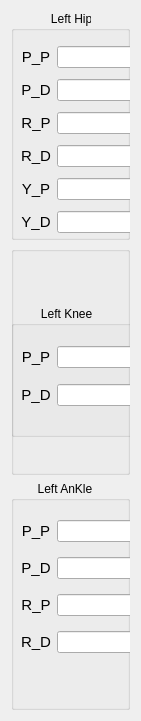
             <widget class="QWidget" name="layoutWidget">
              <property name="geometry">
               <rect>
                <x>450</x>
                <y>10</y>
                <width>141</width>
                <height>721</height>
               </rect>
              </property>
              <layout class="QVBoxLayout" name="verticalLayout_2">
               <item>
                <widget class="QGroupBox" name="groupBox_10">
                 <property name="title">
                  <string>            Left Hip</string>
                 </property>
                 <widget class="QWidget" name="gridLayoutWidget_9">
                  <property name="geometry">
                   <rect>
                    <x>10</x>
                    <y>30</y>
                    <width>121</width>
                    <height>201</height>
                   </rect>
                  </property>
                  <layout class="QGridLayout" name="gridLayout_9">
                   <item row="4" column="1">
                    <widget class="QLineEdit" name="joint_l_leg_hip_y_p_gain"/>
                   </item>
                   <item row="0" column="0">
                    <widget class="QLabel" name="label_146">
                     <property name="font">
                      <font>
                       <family>Ubuntu</family>
                       <pointsize>24</pointsize>
                       <weight>50</weight>
                       <bold>false</bold>
                      </font>
                     </property>
                     <property name="frameShape">
                      <enum>QFrame::NoFrame</enum>
                     </property>
                     <property name="text">
                      <string>&lt;!DOCTYPE HTML PUBLIC &quot;-//W3C//DTD HTML 4.0//EN&quot; &quot;http://www.w3.org/TR/REC-html40/strict.dtd&quot;&gt;
&lt;html&gt;&lt;head&gt;&lt;meta name=&quot;qrichtext&quot; content=&quot;1&quot; /&gt;&lt;style type=&quot;text/css&quot;&gt;
p, li { white-space: pre-wrap; }
&lt;/style&gt;&lt;/head&gt;&lt;body style=&quot; font-family:'Ubuntu'; font-size:24pt; font-weight:400; font-style:normal;&quot;&gt;
&lt;p align=&quot;center&quot; style=&quot; margin-top:12px; margin-bottom:12px; margin-left:0px; margin-right:0px; -qt-block-indent:0; text-indent:0px;&quot;&gt;&lt;span style=&quot; font-size:11pt;&quot;&gt;P_P&lt;/span&gt;&lt;/p&gt;&lt;/body&gt;&lt;/html&gt;</string>
                     </property>
                     <property name="textFormat">
                      <enum>Qt::AutoText</enum>
                     </property>
                     <property name="margin">
                      <number>0</number>
                     </property>
                    </widget>
                   </item>
                   <item row="1" column="0">
                    <widget class="QLabel" name="label_147">
                     <property name="font">
                      <font>
                       <family>Ubuntu</family>
                       <pointsize>24</pointsize>
                       <weight>50</weight>
                       <bold>false</bold>
                      </font>
                     </property>
                     <property name="frameShape">
                      <enum>QFrame::NoFrame</enum>
                     </property>
                     <property name="text">
                      <string>&lt;!DOCTYPE HTML PUBLIC &quot;-//W3C//DTD HTML 4.0//EN&quot; &quot;http://www.w3.org/TR/REC-html40/strict.dtd&quot;&gt;
&lt;html&gt;&lt;head&gt;&lt;meta name=&quot;qrichtext&quot; content=&quot;1&quot; /&gt;&lt;style type=&quot;text/css&quot;&gt;
p, li { white-space: pre-wrap; }
&lt;/style&gt;&lt;/head&gt;&lt;body style=&quot; font-family:'Ubuntu'; font-size:24pt; font-weight:400; font-style:normal;&quot;&gt;
&lt;p align=&quot;center&quot; style=&quot; margin-top:12px; margin-bottom:12px; margin-left:0px; margin-right:0px; -qt-block-indent:0; text-indent:0px;&quot;&gt;&lt;span style=&quot; font-size:11pt;&quot;&gt;P_D&lt;/span&gt;&lt;/p&gt;&lt;/body&gt;&lt;/html&gt;</string>
                     </property>
                     <property name="textFormat">
                      <enum>Qt::AutoText</enum>
                     </property>
                     <property name="margin">
                      <number>0</number>
                     </property>
                    </widget>
                   </item>
                   <item row="2" column="0">
                    <widget class="QLabel" name="label_148">
                     <property name="font">
                      <font>
                       <family>Ubuntu</family>
                       <pointsize>24</pointsize>
                       <weight>50</weight>
                       <bold>false</bold>
                      </font>
                     </property>
                     <property name="frameShape">
                      <enum>QFrame::NoFrame</enum>
                     </property>
                     <property name="text">
                      <string>&lt;!DOCTYPE HTML PUBLIC &quot;-//W3C//DTD HTML 4.0//EN&quot; &quot;http://www.w3.org/TR/REC-html40/strict.dtd&quot;&gt;
&lt;html&gt;&lt;head&gt;&lt;meta name=&quot;qrichtext&quot; content=&quot;1&quot; /&gt;&lt;style type=&quot;text/css&quot;&gt;
p, li { white-space: pre-wrap; }
&lt;/style&gt;&lt;/head&gt;&lt;body style=&quot; font-family:'Ubuntu'; font-size:24pt; font-weight:400; font-style:normal;&quot;&gt;
&lt;p align=&quot;center&quot; style=&quot; margin-top:12px; margin-bottom:12px; margin-left:0px; margin-right:0px; -qt-block-indent:0; text-indent:0px;&quot;&gt;&lt;span style=&quot; font-size:11pt;&quot;&gt;R_P&lt;/span&gt;&lt;/p&gt;&lt;/body&gt;&lt;/html&gt;</string>
                     </property>
                     <property name="textFormat">
                      <enum>Qt::AutoText</enum>
                     </property>
                     <property name="margin">
                      <number>0</number>
                     </property>
                    </widget>
                   </item>
                   <item row="3" column="0">
                    <widget class="QLabel" name="label_149">
                     <property name="font">
                      <font>
                       <family>Ubuntu</family>
                       <pointsize>24</pointsize>
                       <weight>50</weight>
                       <bold>false</bold>
                      </font>
                     </property>
                     <property name="frameShape">
                      <enum>QFrame::NoFrame</enum>
                     </property>
                     <property name="text">
                      <string>&lt;!DOCTYPE HTML PUBLIC &quot;-//W3C//DTD HTML 4.0//EN&quot; &quot;http://www.w3.org/TR/REC-html40/strict.dtd&quot;&gt;
&lt;html&gt;&lt;head&gt;&lt;meta name=&quot;qrichtext&quot; content=&quot;1&quot; /&gt;&lt;style type=&quot;text/css&quot;&gt;
p, li { white-space: pre-wrap; }
&lt;/style&gt;&lt;/head&gt;&lt;body style=&quot; font-family:'Ubuntu'; font-size:24pt; font-weight:400; font-style:normal;&quot;&gt;
&lt;p align=&quot;center&quot; style=&quot; margin-top:12px; margin-bottom:12px; margin-left:0px; margin-right:0px; -qt-block-indent:0; text-indent:0px;&quot;&gt;&lt;span style=&quot; font-size:11pt;&quot;&gt;R_D&lt;/span&gt;&lt;/p&gt;&lt;/body&gt;&lt;/html&gt;</string>
                     </property>
                     <property name="textFormat">
                      <enum>Qt::AutoText</enum>
                     </property>
                     <property name="margin">
                      <number>0</number>
                     </property>
                    </widget>
                   </item>
                   <item row="0" column="1">
                    <widget class="QLineEdit" name="joint_l_leg_hip_p_p_gain"/>
                   </item>
                   <item row="1" column="1">
                    <widget class="QLineEdit" name="joint_l_leg_hip_p_d_gain"/>
                   </item>
                   <item row="2" column="1">
                    <widget class="QLineEdit" name="joint_l_leg_hip_r_p_gain"/>
                   </item>
                   <item row="3" column="1">
                    <widget class="QLineEdit" name="joint_l_leg_hip_r_d_gain"/>
                   </item>
                   <item row="4" column="0">
                    <widget class="QLabel" name="label_150">
                     <property name="font">
                      <font>
                       <family>Ubuntu</family>
                       <pointsize>24</pointsize>
                       <weight>50</weight>
                       <bold>false</bold>
                      </font>
                     </property>
                     <property name="frameShape">
                      <enum>QFrame::NoFrame</enum>
                     </property>
                     <property name="text">
                      <string>&lt;!DOCTYPE HTML PUBLIC &quot;-//W3C//DTD HTML 4.0//EN&quot; &quot;http://www.w3.org/TR/REC-html40/strict.dtd&quot;&gt;
&lt;html&gt;&lt;head&gt;&lt;meta name=&quot;qrichtext&quot; content=&quot;1&quot; /&gt;&lt;style type=&quot;text/css&quot;&gt;
p, li { white-space: pre-wrap; }
&lt;/style&gt;&lt;/head&gt;&lt;body style=&quot; font-family:'Ubuntu'; font-size:24pt; font-weight:400; font-style:normal;&quot;&gt;
&lt;p align=&quot;center&quot; style=&quot; margin-top:12px; margin-bottom:12px; margin-left:0px; margin-right:0px; -qt-block-indent:0; text-indent:0px;&quot;&gt;&lt;span style=&quot; font-size:11pt;&quot;&gt;Y_P&lt;/span&gt;&lt;/p&gt;&lt;/body&gt;&lt;/html&gt;</string>
                     </property>
                     <property name="textFormat">
                      <enum>Qt::AutoText</enum>
                     </property>
                     <property name="margin">
                      <number>0</number>
                     </property>
                    </widget>
                   </item>
                   <item row="5" column="0">
                    <widget class="QLabel" name="label_151">
                     <property name="font">
                      <font>
                       <family>Ubuntu</family>
                       <pointsize>24</pointsize>
                       <weight>50</weight>
                       <bold>false</bold>
                      </font>
                     </property>
                     <property name="frameShape">
                      <enum>QFrame::NoFrame</enum>
                     </property>
                     <property name="text">
                      <string>&lt;!DOCTYPE HTML PUBLIC &quot;-//W3C//DTD HTML 4.0//EN&quot; &quot;http://www.w3.org/TR/REC-html40/strict.dtd&quot;&gt;
&lt;html&gt;&lt;head&gt;&lt;meta name=&quot;qrichtext&quot; content=&quot;1&quot; /&gt;&lt;style type=&quot;text/css&quot;&gt;
p, li { white-space: pre-wrap; }
&lt;/style&gt;&lt;/head&gt;&lt;body style=&quot; font-family:'Ubuntu'; font-size:24pt; font-weight:400; font-style:normal;&quot;&gt;
&lt;p align=&quot;center&quot; style=&quot; margin-top:12px; margin-bottom:12px; margin-left:0px; margin-right:0px; -qt-block-indent:0; text-indent:0px;&quot;&gt;&lt;span style=&quot; font-size:11pt;&quot;&gt;Y_D&lt;/span&gt;&lt;/p&gt;&lt;/body&gt;&lt;/html&gt;</string>
                     </property>
                     <property name="textFormat">
                      <enum>Qt::AutoText</enum>
                     </property>
                     <property name="margin">
                      <number>0</number>
                     </property>
                    </widget>
                   </item>
                   <item row="5" column="1">
                    <widget class="QLineEdit" name="joint_l_leg_hip_y_d_gain"/>
                   </item>
                  </layout>
                 </widget>
                </widget>
               </item>
               <item>
                <widget class="QGroupBox" name="groupBox_12">
                 <property name="title">
                  <string/>
                 </property>
                 <widget class="QGroupBox" name="groupBox_16">
                  <property name="geometry">
                   <rect>
                    <x>0</x>
                    <y>60</y>
                    <width>141</width>
                    <height>131</height>
                   </rect>
                  </property>
                  <property name="title">
                   <string>         Left Knee</string>
                  </property>
                  <widget class="QWidget" name="gridLayoutWidget_13">
                   <property name="geometry">
                    <rect>
                     <x>10</x>
                     <y>30</y>
                     <width>121</width>
                     <height>81</height>
                    </rect>
                   </property>
                   <layout class="QGridLayout" name="gridLayout_13">
                    <item row="1" column="0">
                     <widget class="QLabel" name="label_164">
                      <property name="font">
                       <font>
                        <family>Ubuntu</family>
                        <pointsize>24</pointsize>
                        <weight>50</weight>
                        <bold>false</bold>
                       </font>
                      </property>
                      <property name="frameShape">
                       <enum>QFrame::NoFrame</enum>
                      </property>
                      <property name="text">
                       <string>&lt;!DOCTYPE HTML PUBLIC &quot;-//W3C//DTD HTML 4.0//EN&quot; &quot;http://www.w3.org/TR/REC-html40/strict.dtd&quot;&gt;
&lt;html&gt;&lt;head&gt;&lt;meta name=&quot;qrichtext&quot; content=&quot;1&quot; /&gt;&lt;style type=&quot;text/css&quot;&gt;
p, li { white-space: pre-wrap; }
&lt;/style&gt;&lt;/head&gt;&lt;body style=&quot; font-family:'Ubuntu'; font-size:24pt; font-weight:400; font-style:normal;&quot;&gt;
&lt;p align=&quot;center&quot; style=&quot; margin-top:12px; margin-bottom:12px; margin-left:0px; margin-right:0px; -qt-block-indent:0; text-indent:0px;&quot;&gt;&lt;span style=&quot; font-size:11pt;&quot;&gt;P_D&lt;/span&gt;&lt;/p&gt;&lt;/body&gt;&lt;/html&gt;</string>
                      </property>
                      <property name="textFormat">
                       <enum>Qt::AutoText</enum>
                      </property>
                      <property name="margin">
                       <number>0</number>
                      </property>
                     </widget>
                    </item>
                    <item row="1" column="1">
                     <widget class="QLineEdit" name="joint_l_leg_kn_p_d_gain"/>
                    </item>
                    <item row="0" column="0">
                     <widget class="QLabel" name="label_165">
                      <property name="font">
                       <font>
                        <family>Ubuntu</family>
                        <pointsize>24</pointsize>
                        <weight>50</weight>
                        <bold>false</bold>
                       </font>
                      </property>
                      <property name="frameShape">
                       <enum>QFrame::NoFrame</enum>
                      </property>
                      <property name="text">
                       <string>&lt;!DOCTYPE HTML PUBLIC &quot;-//W3C//DTD HTML 4.0//EN&quot; &quot;http://www.w3.org/TR/REC-html40/strict.dtd&quot;&gt;
&lt;html&gt;&lt;head&gt;&lt;meta name=&quot;qrichtext&quot; content=&quot;1&quot; /&gt;&lt;style type=&quot;text/css&quot;&gt;
p, li { white-space: pre-wrap; }
&lt;/style&gt;&lt;/head&gt;&lt;body style=&quot; font-family:'Ubuntu'; font-size:24pt; font-weight:400; font-style:normal;&quot;&gt;
&lt;p align=&quot;center&quot; style=&quot; margin-top:12px; margin-bottom:12px; margin-left:0px; margin-right:0px; -qt-block-indent:0; text-indent:0px;&quot;&gt;&lt;span style=&quot; font-size:11pt;&quot;&gt;P_P&lt;/span&gt;&lt;/p&gt;&lt;/body&gt;&lt;/html&gt;</string>
                      </property>
                      <property name="textFormat">
                       <enum>Qt::AutoText</enum>
                      </property>
                      <property name="margin">
                       <number>0</number>
                      </property>
                     </widget>
                    </item>
                    <item row="0" column="1">
                     <widget class="QLineEdit" name="joint_l_leg_kn_p_p_gain"/>
                    </item>
                   </layout>
                  </widget>
                 </widget>
                </widget>
               </item>
               <item>
                <widget class="QGroupBox" name="groupBox_14">
                 <property name="title">
                  <string>        Left AnKle</string>
                 </property>
                 <widget class="QWidget" name="gridLayoutWidget_11">
                  <property name="geometry">
                   <rect>
                    <x>10</x>
                    <y>30</y>
                    <width>121</width>
                    <height>151</height>
                   </rect>
                  </property>
                  <layout class="QGridLayout" name="gridLayout_11">
                   <item row="0" column="1">
                    <widget class="QLineEdit" name="joint_l_leg_an_p_p_gain"/>
                   </item>
                   <item row="3" column="0">
                    <widget class="QLabel" name="label_156">
                     <property name="font">
                      <font>
                       <family>Ubuntu</family>
                       <pointsize>24</pointsize>
                       <weight>50</weight>
                       <bold>false</bold>
                      </font>
                     </property>
                     <property name="frameShape">
                      <enum>QFrame::NoFrame</enum>
                     </property>
                     <property name="text">
                      <string>&lt;!DOCTYPE HTML PUBLIC &quot;-//W3C//DTD HTML 4.0//EN&quot; &quot;http://www.w3.org/TR/REC-html40/strict.dtd&quot;&gt;
&lt;html&gt;&lt;head&gt;&lt;meta name=&quot;qrichtext&quot; content=&quot;1&quot; /&gt;&lt;style type=&quot;text/css&quot;&gt;
p, li { white-space: pre-wrap; }
&lt;/style&gt;&lt;/head&gt;&lt;body style=&quot; font-family:'Ubuntu'; font-size:24pt; font-weight:400; font-style:normal;&quot;&gt;
&lt;p align=&quot;center&quot; style=&quot; margin-top:12px; margin-bottom:12px; margin-left:0px; margin-right:0px; -qt-block-indent:0; text-indent:0px;&quot;&gt;&lt;span style=&quot; font-size:11pt;&quot;&gt;R_D&lt;/span&gt;&lt;/p&gt;&lt;/body&gt;&lt;/html&gt;</string>
                     </property>
                     <property name="textFormat">
                      <enum>Qt::AutoText</enum>
                     </property>
                     <property name="margin">
                      <number>0</number>
                     </property>
                    </widget>
                   </item>
                   <item row="2" column="0">
                    <widget class="QLabel" name="label_157">
                     <property name="font">
                      <font>
                       <family>Ubuntu</family>
                       <pointsize>24</pointsize>
                       <weight>50</weight>
                       <bold>false</bold>
                      </font>
                     </property>
                     <property name="frameShape">
                      <enum>QFrame::NoFrame</enum>
                     </property>
                     <property name="text">
                      <string>&lt;!DOCTYPE HTML PUBLIC &quot;-//W3C//DTD HTML 4.0//EN&quot; &quot;http://www.w3.org/TR/REC-html40/strict.dtd&quot;&gt;
&lt;html&gt;&lt;head&gt;&lt;meta name=&quot;qrichtext&quot; content=&quot;1&quot; /&gt;&lt;style type=&quot;text/css&quot;&gt;
p, li { white-space: pre-wrap; }
&lt;/style&gt;&lt;/head&gt;&lt;body style=&quot; font-family:'Ubuntu'; font-size:24pt; font-weight:400; font-style:normal;&quot;&gt;
&lt;p align=&quot;center&quot; style=&quot; margin-top:12px; margin-bottom:12px; margin-left:0px; margin-right:0px; -qt-block-indent:0; text-indent:0px;&quot;&gt;&lt;span style=&quot; font-size:11pt;&quot;&gt;R_P&lt;/span&gt;&lt;/p&gt;&lt;/body&gt;&lt;/html&gt;</string>
                     </property>
                     <property name="textFormat">
                      <enum>Qt::AutoText</enum>
                     </property>
                     <property name="margin">
                      <number>0</number>
                     </property>
                    </widget>
                   </item>
                   <item row="3" column="1">
                    <widget class="QLineEdit" name="joint_l_leg_an_r_d_gain"/>
                   </item>
                   <item row="1" column="0">
                    <widget class="QLabel" name="label_158">
                     <property name="font">
                      <font>
                       <family>Ubuntu</family>
                       <pointsize>24</pointsize>
                       <weight>50</weight>
                       <bold>false</bold>
                      </font>
                     </property>
                     <property name="frameShape">
                      <enum>QFrame::NoFrame</enum>
                     </property>
                     <property name="text">
                      <string>&lt;!DOCTYPE HTML PUBLIC &quot;-//W3C//DTD HTML 4.0//EN&quot; &quot;http://www.w3.org/TR/REC-html40/strict.dtd&quot;&gt;
&lt;html&gt;&lt;head&gt;&lt;meta name=&quot;qrichtext&quot; content=&quot;1&quot; /&gt;&lt;style type=&quot;text/css&quot;&gt;
p, li { white-space: pre-wrap; }
&lt;/style&gt;&lt;/head&gt;&lt;body style=&quot; font-family:'Ubuntu'; font-size:24pt; font-weight:400; font-style:normal;&quot;&gt;
&lt;p align=&quot;center&quot; style=&quot; margin-top:12px; margin-bottom:12px; margin-left:0px; margin-right:0px; -qt-block-indent:0; text-indent:0px;&quot;&gt;&lt;span style=&quot; font-size:11pt;&quot;&gt;P_D&lt;/span&gt;&lt;/p&gt;&lt;/body&gt;&lt;/html&gt;</string>
                     </property>
                     <property name="textFormat">
                      <enum>Qt::AutoText</enum>
                     </property>
                     <property name="margin">
                      <number>0</number>
                     </property>
                    </widget>
                   </item>
                   <item row="1" column="1">
                    <widget class="QLineEdit" name="joint_l_leg_an_p_d_gain"/>
                   </item>
                   <item row="2" column="1">
                    <widget class="QLineEdit" name="joint_l_leg_an_r_p_gain"/>
                   </item>
                   <item row="0" column="0">
                    <widget class="QLabel" name="label_159">
                     <property name="font">
                      <font>
                       <family>Ubuntu</family>
                       <pointsize>24</pointsize>
                       <weight>50</weight>
                       <bold>false</bold>
                      </font>
                     </property>
                     <property name="frameShape">
                      <enum>QFrame::NoFrame</enum>
                     </property>
                     <property name="text">
                      <string>&lt;!DOCTYPE HTML PUBLIC &quot;-//W3C//DTD HTML 4.0//EN&quot; &quot;http://www.w3.org/TR/REC-html40/strict.dtd&quot;&gt;
&lt;html&gt;&lt;head&gt;&lt;meta name=&quot;qrichtext&quot; content=&quot;1&quot; /&gt;&lt;style type=&quot;text/css&quot;&gt;
p, li { white-space: pre-wrap; }
&lt;/style&gt;&lt;/head&gt;&lt;body style=&quot; font-family:'Ubuntu'; font-size:24pt; font-weight:400; font-style:normal;&quot;&gt;
&lt;p align=&quot;center&quot; style=&quot; margin-top:12px; margin-bottom:12px; margin-left:0px; margin-right:0px; -qt-block-indent:0; text-indent:0px;&quot;&gt;&lt;span style=&quot; font-size:11pt;&quot;&gt;P_P&lt;/span&gt;&lt;/p&gt;&lt;/body&gt;&lt;/html&gt;</string>
                     </property>
                     <property name="textFormat">
                      <enum>Qt::AutoText</enum>
                     </property>
                     <property name="margin">
                      <number>0</number>
                     </property>
                    </widget>
                   </item>
                  </layout>
                 </widget>
                </widget>
               </item>
              </layout>
             </widget>
